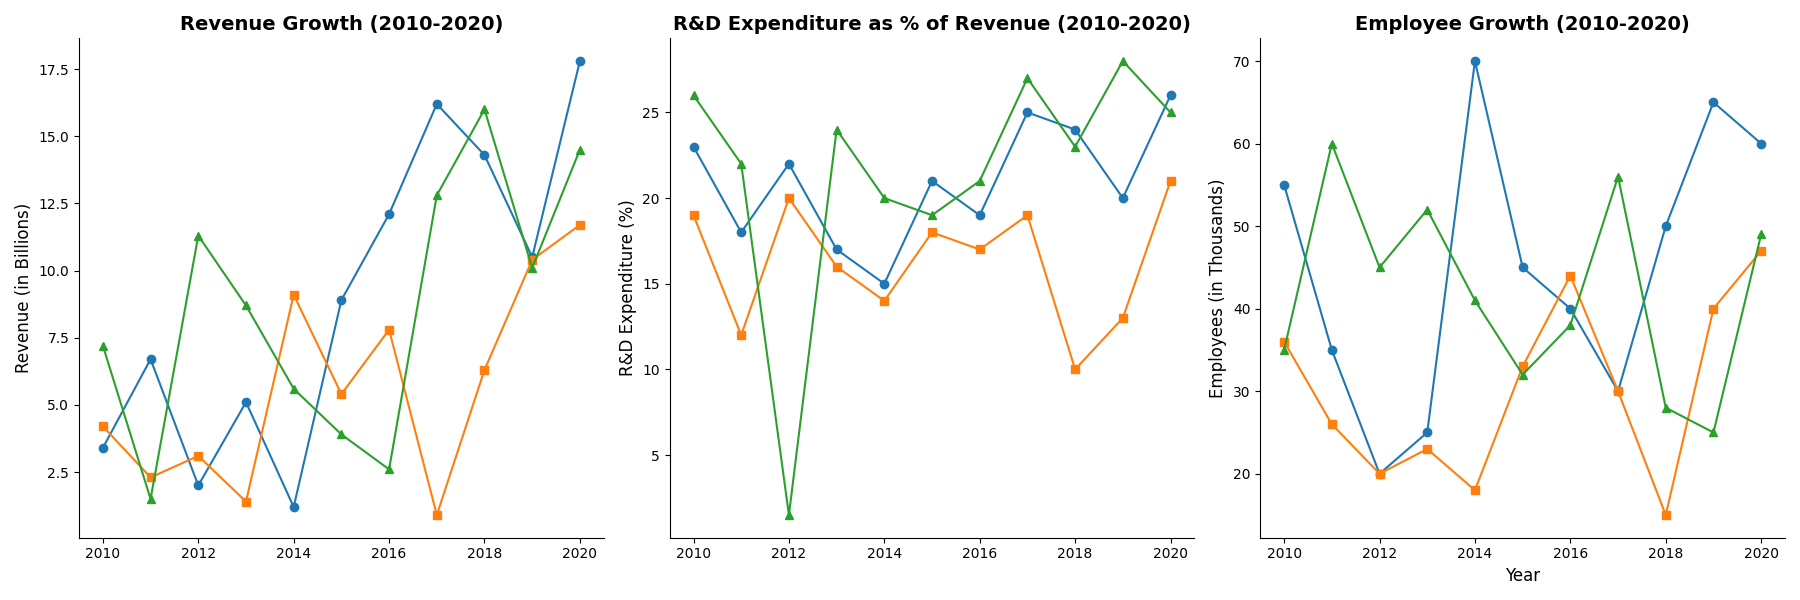

Source code (Python):
import matplotlib.pyplot as plt
import numpy as np

# Data
years = np.arange(2010, 2021)

# Data Arrays
alpha_revenue = [3.4, 6.7, 2.0, 5.1, 1.2, 8.9, 12.1, 16.2, 14.3, 10.5, 17.8]
beta_revenue = [4.2, 2.3, 3.1, 1.4, 9.1, 5.4, 7.8, 0.9, 6.3, 10.4, 11.7]
gamma_revenue = [7.2, 1.5, 11.3, 8.7, 5.6, 3.9, 2.6, 12.8, 16.0, 10.1, 14.5]

alpha_rd = [23, 18, 22, 17, 15, 21, 19, 25, 24, 20, 26]
beta_rd = [19, 12, 20, 16, 14, 18, 17, 19, 10, 13, 21]
gamma_rd = [26, 22, 1.5, 24, 20, 19, 21, 27, 23, 28, 25]

alpha_employees = [55, 35, 20, 25, 70, 45, 40, 30, 50, 65, 60]
beta_employees = [36, 26, 20, 23, 18, 33, 44, 30, 15, 40, 47]
gamma_employees = [35, 60, 45, 52, 41, 32, 38, 56, 28, 25, 49]

fig, ax = plt.subplots(1, 3, figsize=(18, 6))

# Revenue Plot
ax[0].plot(years, alpha_revenue, color='#1f77b4', marker='o')
ax[0].plot(years, beta_revenue, color='#ff7f0e', marker='s')
ax[0].plot(years, gamma_revenue, color='#2ca02c', marker='^')
ax[0].set_title('Revenue Growth (2010-2020)', fontsize=14, fontweight='bold')
ax[0].set_ylabel('Revenue (in Billions)', fontsize=12)

# R&D Expenditure Plot
ax[1].plot(years, alpha_rd, color='#1f77b4', marker='o')
ax[1].plot(years, beta_rd, color='#ff7f0e', marker='s')
ax[1].plot(years, gamma_rd, color='#2ca02c', marker='^')
ax[1].set_title('R&D Expenditure as % of Revenue (2010-2020)', fontsize=14, fontweight='bold')
ax[1].set_ylabel('R&D Expenditure (%)', fontsize=12)

# Employee Growth Plot
ax[2].plot(years, alpha_employees, color='#1f77b4', marker='o')
ax[2].plot(years, beta_employees, color='#ff7f0e', marker='s')
ax[2].plot(years, gamma_employees, color='#2ca02c', marker='^')
ax[2].set_title('Employee Growth (2010-2020)', fontsize=14, fontweight='bold')
ax[2].set_xlabel('Year', fontsize=12)
ax[2].set_ylabel('Employees (in Thousands)', fontsize=12)

# Remove borders
for axi in ax:
    axi.spines['top'].set_visible(False)
    axi.spines['right'].set_visible(False)

plt.tight_layout()
plt.show()
